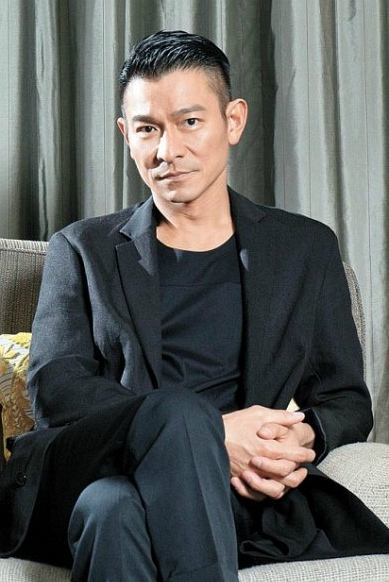
#> input picture 6.face_detection/oriImgs/liudehua.jpg, 389 x 582 px
$ python face_detection_haar.py -i oriImgs/liudehua.jpg
#> lines starting #> are read from the running program, lines starting #| are printed output that depends on the picture
# USAGE
# python face_detection_haar.py -i oriImgs/liudehua.jpg

import cv2
import argparse
import imutils

ap = argparse.ArgumentParser()
ap.add_argument("-i", "--image", type = str, required = True, help = "path to input image")
args = vars(ap.parse_args())

detector = cv2.CascadeClassifier("./haarcascade_frontalface_default.xml")

image = cv2.imread(args["image"])
#> image is the input picture: shape (582, 389, 3); mean B, G, R 91.6, 93.5, 91
image = imutils.resize(image, width = 500)
#> image: shape (748, 500, 3)
gray = cv2.cvtColor(image, cv2.COLOR_BGR2GRAY)
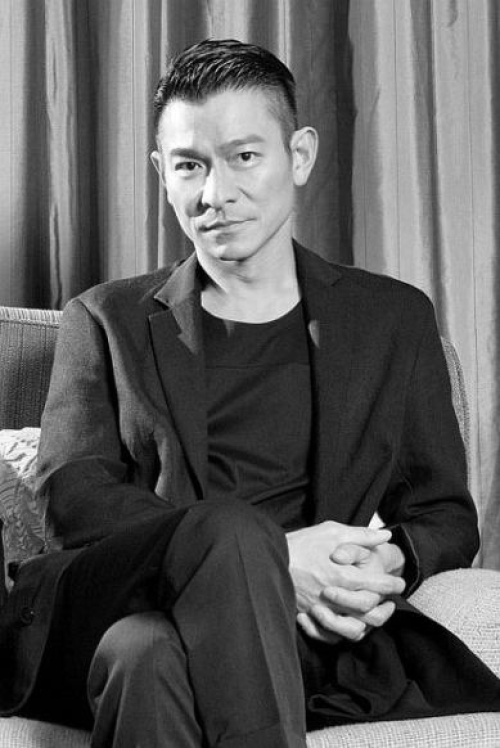
#> gray: shape (748, 500); min 0, max 255, mean 92.4

rects = detector.detectMultiScale(gray, scaleFactor = 1.05, minNeighbors = 5, minSize = (30, 30),
    flags = cv2.CASCADE_SCALE_IMAGE)
#> rects = [[133, 98, 166, 166]]

for (x, y, w, h) in rects:
    cv2.rectangle(image, (x, y), (x + w, y + h), (0, 255, 0), 2)
#> this loop made 1 pass
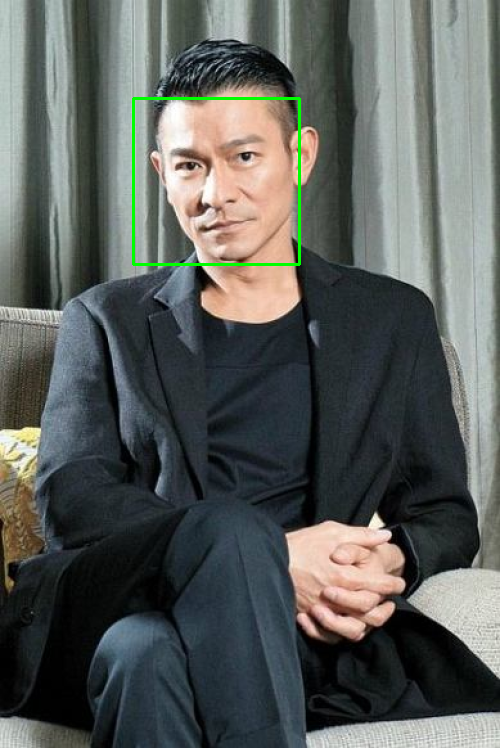
#> image: shape (748, 500, 3); mean B, G, R 90.8, 94, 90

cv2.imshow("Image", image)
cv2.waitKey(0)
